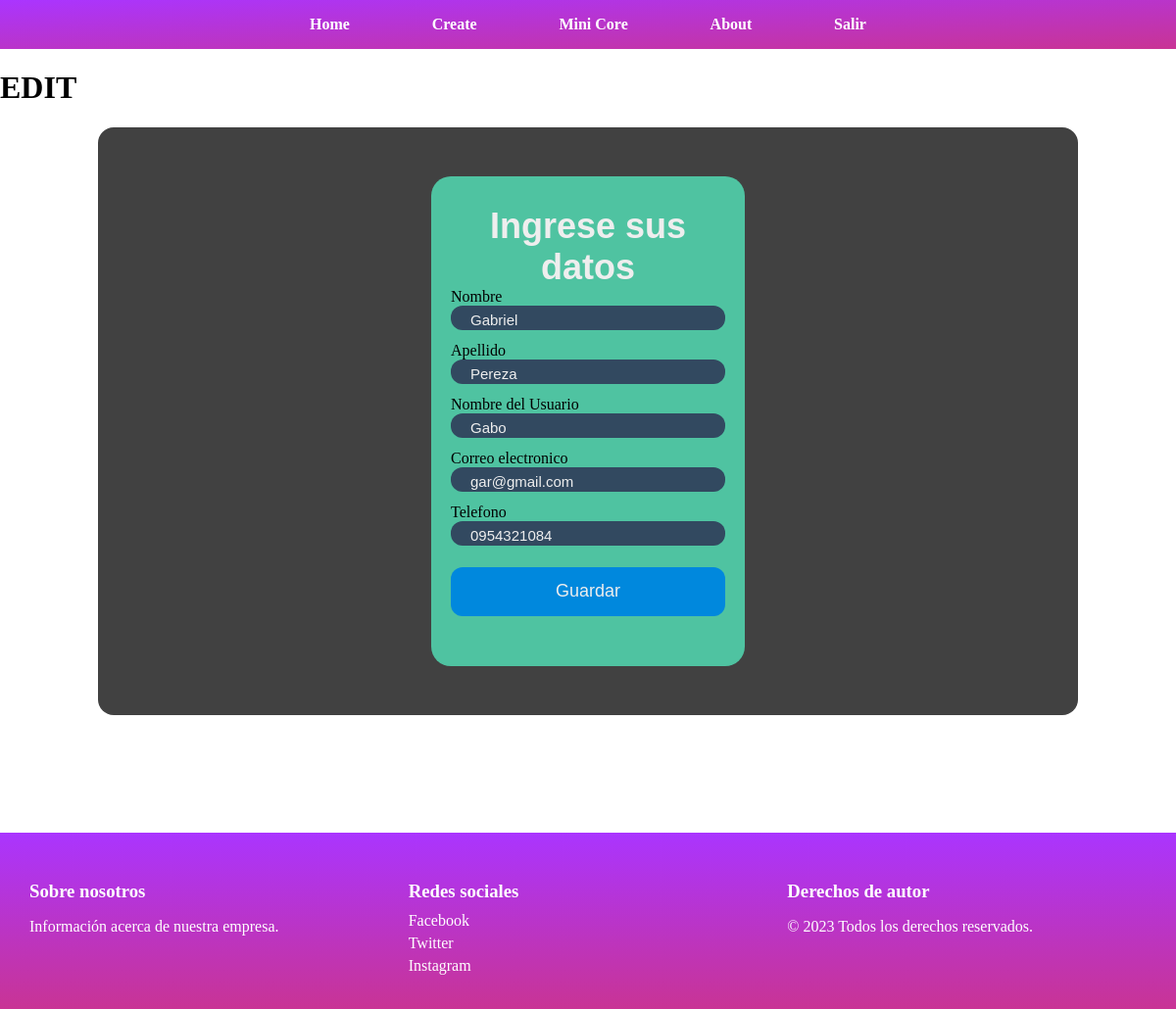
The app's page /useredit/4 (signed in), older data.
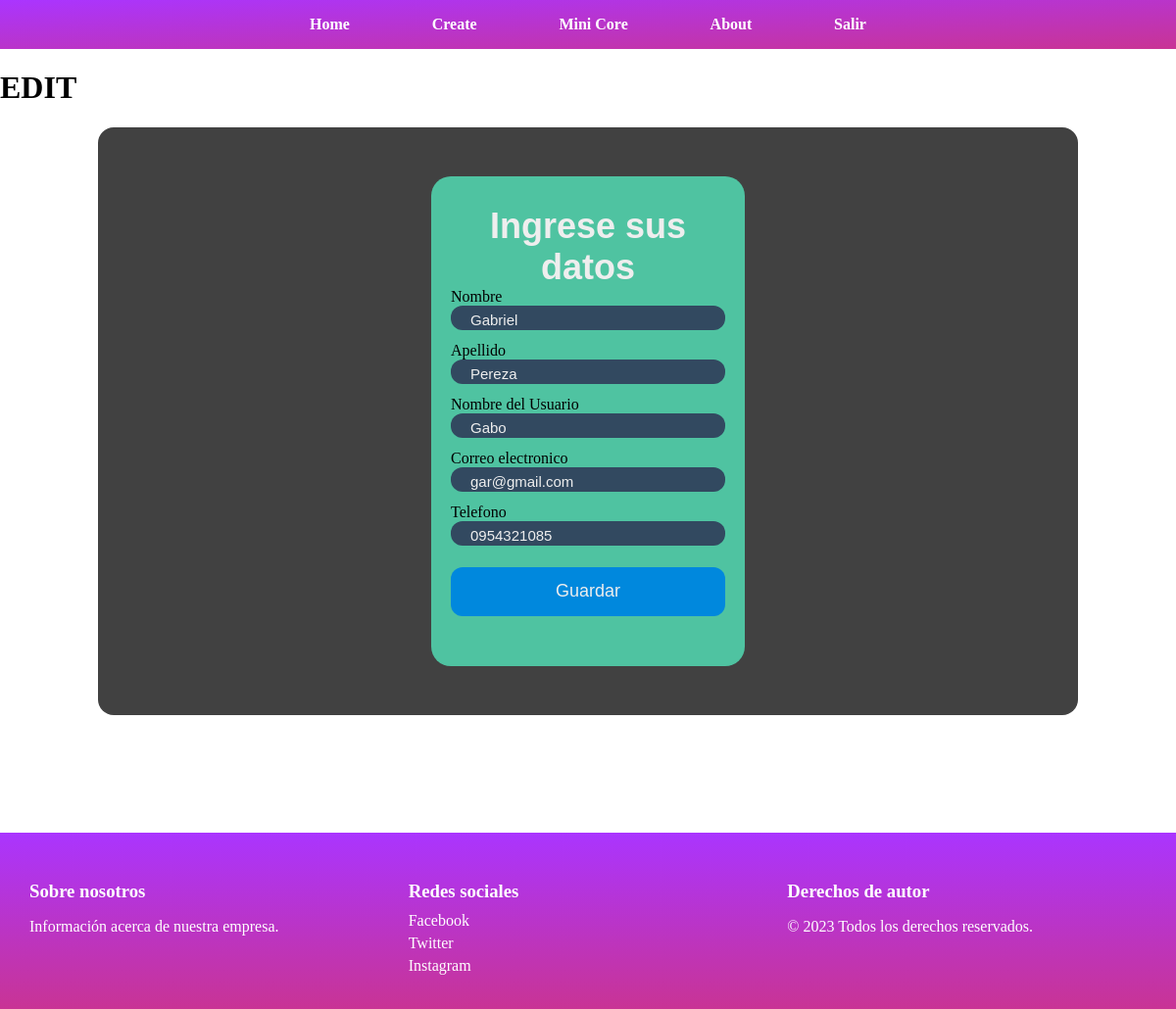
The same page, newer data.
### CRUD1/models.py (models this page shows)
class Usuario(models.Model):
    nombre = models.CharField(max_length=50)
    apellido = models.CharField(max_length=50)
    nombre_usuario = models.CharField(max_length=50, verbose_name="Nombre del Usuario")
    email = models.EmailField(verbose_name="Correo electronico")
    tfno = models.CharField(max_length=10, verbose_name="Telefono")

### CRUD1/views.py (the view)
# urls.py: path('useredit/<int:id>', views.useredit, name='useredit'),
@login_required
def useredit(request, id):
    usuario = Usuario.objects.get(id=id)
    formulario = UsuarioForm(request.POST or None,
                             request.FILES or None, instance=usuario)
    if formulario.is_valid() and request.POST:
        formulario.save()
        return redirect('index')
    return render(request, "usuarios/edit.html", {"formulario": formulario})

### CRUD1/form.py
class UsuarioForm(ModelForm):
    class Meta:
        model = Usuario
        fields = '__all__'

### CRUD1/templates/usuarios/edit.html
{% extends "predeterminados/base.html"%}
{% load static %} {% block titulo%} Edit {%endblock%} {% block contenido%}
<h1>EDIT</h1>
{% include "predeterminados/formulario.html" %} {%endblock%}

### CRUD1/templates/predeterminados/formulario.html (shortened to what this page needs)
<head>
  {% load static %}
  <link rel="stylesheet" type="text/css" href="{% static 'css/form.css' %}" />
</head>
<div class="bodyform">
  <div class="form">
    <div class="title">Ingrese sus datos</div>
    <form enctype="multipart/form-data" method="post">
      {% csrf_token %} {% for campo in formulario %}
      <div class="input-container">
        {% if campo.field.widget.input_type == 'datetime-local' %}
            <label for="{{ campo.id_for_label }}">{{ campo.label }}</label>
            <input type="datetime-local" class="input" name="{{ campo.name }}" id="{{ campo.id_for_label }}" value="{{ campo.value|default:'' }}">
        {% elif campo.field.widget.input_type == 'Textarea' %}
            <label for="{{ campo.id_for_label }}">{{ campo.label }}</label>
            <textarea class="input" name="{{ campo.name }}" id="{{ campo.id_for_label }}" placeholder="{{ campo.label }}" rows="5">{{ campo.value|default:'' }}</textarea>
        {% else %}
            <label for="{{ campo.id_for_label }}">{{ campo.label }}</label>
            <input type="{{ campo.field.widget.input_type }}" class="input" name="{{ campo.name }}" id="{{ campo.id_for_label }}" value="{{ campo.value|default:'' }}">
        {% endif %}
      </div>
      {% endfor %}
      <input class="submit" type="submit" value="Guardar" />
    </form>
  </div>
</div>

Row changes from the older to the newer data that the page shows:
changed Usuario "Gabriel": tfno "0954321084" → "0954321085"
